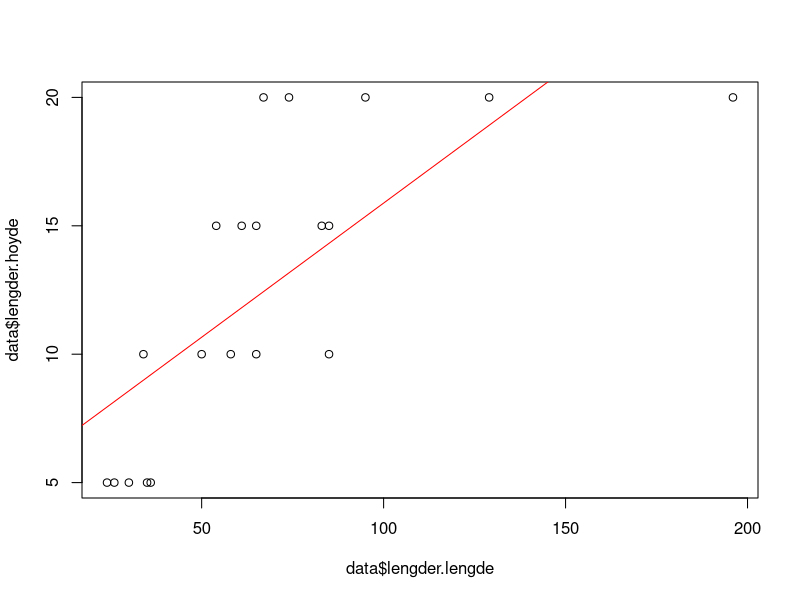

Write the R code that produced this figure.


lengder = read.csv("terning.csv", sep=",")
lengder
data <- data.frame(lengder$lengde,lengder$hoyde)

plot(data$lengder.lengde, data$lengder.hoyde)
model <- lm(data$lengder.hoyde ~ data$lengder.lengde)
abline(model, col="red")
model
#Lager en matrise med alpha og beta = X
X = cbind(data$lengder.lengde^0, data$lengder.lengde)
#Matrise X
X
# Transponert Matrise X
t(X)

# Matrise X^t * X. 2x2 matrise
crossprod(X)
# Eller:
t(X)%*% X

#For å finne den inverse av X^t * X: (X^t * X)^-1
solve(t(X) %*% X)

#For å finne X^t * y(vektor):
t(X) %*% data$lengder.hoyde

beta = solve(t(X) %*% X) %*% t(X) %*% data$lengder.hoyde
beta
t(X) %*% data$lengder.hoyde
